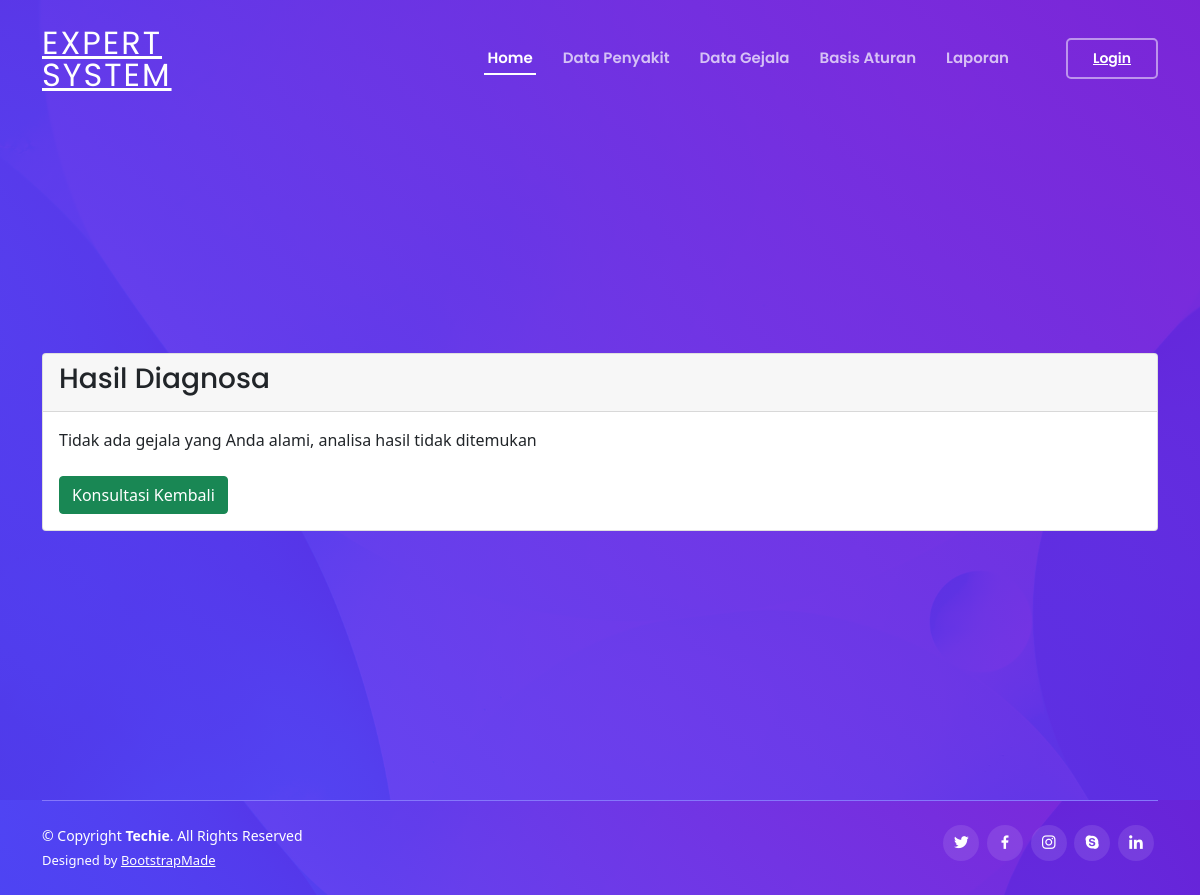
The page /index.php/konsultasi/hasil on the database as committed earlier.
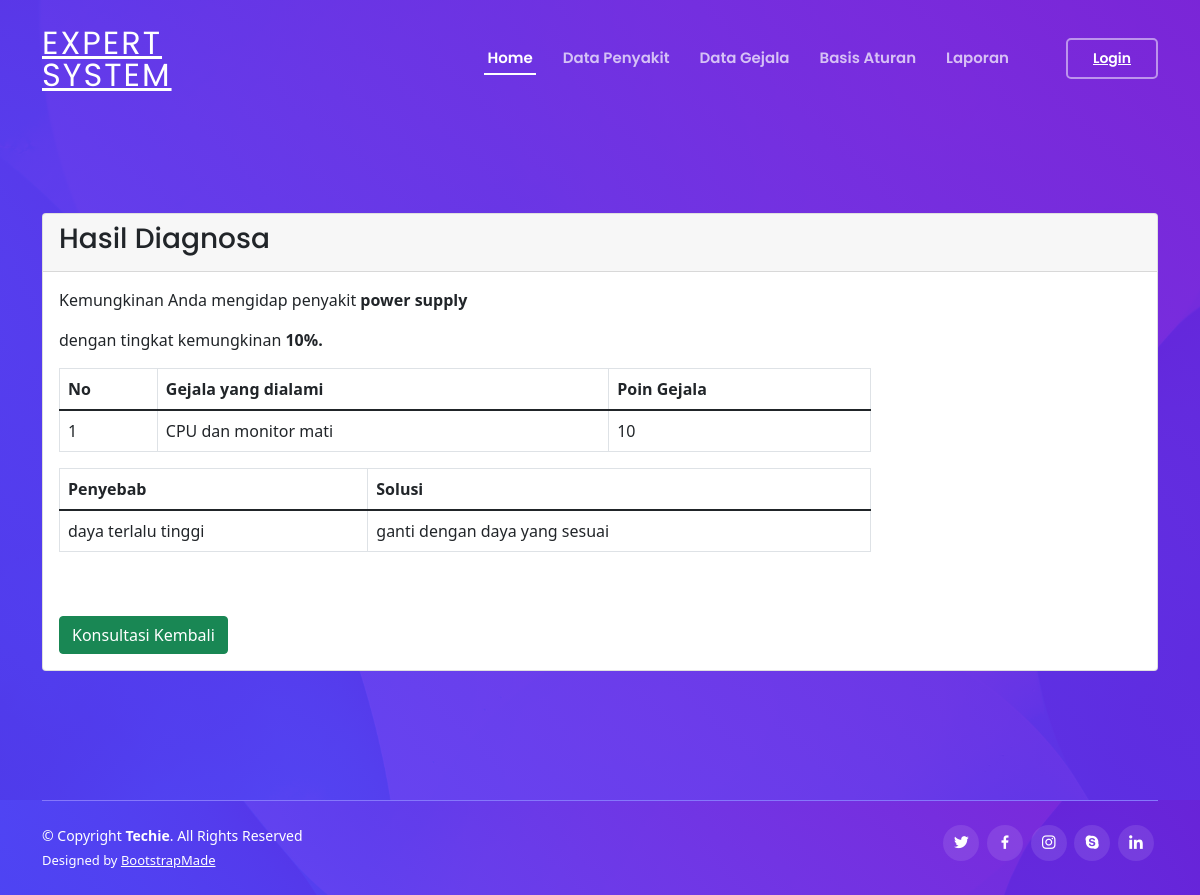
The same page on the database as committed later.
### tables this page shows
CREATE TABLE `tmp_hasil` (
  `id` int(10) NOT NULL,
  `kd_penyakit` varchar(10) NOT NULL,
  `kd_gejala` varchar(10) NOT NULL,
  `poin_gejala` double NOT NULL,
  `poin_user` double NOT NULL
);

CREATE TABLE `penyakit` (
  `kd_penyakit` varchar(10) NOT NULL,
  `nama_penyakit` varchar(50) NOT NULL,
  `penyebab` text NOT NULL,
  `solusi` text NOT NULL
);

CREATE TABLE `gejala` (
  `kd_gejala` varchar(10) NOT NULL,
  `nama_gejala` text NOT NULL,
  `poin_gejala` int(11) NOT NULL
);

### application/libraries/Template.php (called while the page is built)
<?php
class Template
{
    var $template_data = array();
    function set($name, $value)
    {
        $this->template_data[$name] = $value;
    }
    function load($template = '', $view = '', $view_data = array(), $return = FALSE)
    {
        $this->CI = &get_instance();
        $this->set('contents', $this->CI->load->view($view, $view_data, TRUE));
        return $this->CI->load->view($template, $this->template_data, $return);
    }
}

### application/controllers/konsultasi.php (called while the page is built, shortened)
<?php
class Konsultasi extends CI_Controller
{
    function hasil()
    {
        $data = array(
            'title' => 'Halaman Hasil',
            'data_hasil' => $this->M_Master->getHasil(),
            'data_ps' => $this->M_Master->getPS(),
            'data_pg' => $this->M_Master->getPG(),
            'data_gj' => $this->M_Master->getAllGejala()
        );
        $this->template->load('back/front', 'back/hasil', $data);
    }
}

### index.php (called while the page is built, shortened)
<?php
require_once BASEPATH.'core/CodeIgniter.php';

### application/models/M_Master.php (called while the page is built, shortened)
<?php
class M_Master extends CI_Model
{
    function getHasil()
    {
        return $this->db->query("select h.kd_penyakit, h.kd_gejala, h.poin_gejala,h.poin_user, g.nama_gejala from tmp_hasil as h, gejala as g where h.kd_gejala=g.kd_gejala and h.poin_gejala>'0'")->result();
    }
    function getPS()
    {
        return $this->db->query("select * from tmp_hasil as h, penyakit as p, gejala as g where h.kd_penyakit=p.kd_penyakit and h.kd_gejala=g.kd_gejala and h.poin_gejala>'0' limit 1")->result();
    }
}

### application/views/back/hasil.php (the view, shortened to what this page needs)
<link href="<?php echo base_url('assets/template/css/bootstrap-responsive.css') ?>" rel="stylesheet" />
<link href="<?php echo base_url('assets/template/vendor/bootstrap/css/bootstrap.min.css'); ?>" rel="stylesheet">
<body>
    <section id="hero" class="d-flex align-items-center">
        <div class="container">
            <div class="row">
                <div class="col-md-12">
                    <div class="card card-info">
                        <div class="card-header">
                            <h3 class="card-title">Hasil Diagnosa</h3>
                        </div>
                        <div class="card-body">
                            <div class="col-md-9">
                                <div class="form-group">
                                    <?php
                                    if (empty($data_ps)) {
                                        echo "Tidak ada gejala yang Anda alami, analisa hasil tidak ditemukan"
                                    ?>
                                    <?php } else {
                                    ?>
                                        <?php
                                        foreach ($data_ps as $row) {
                                        ?>
                                            <p>Kemungkinan Anda mengidap penyakit <b><?php echo $row->nama_penyakit; ?></b> </p>
                                        <?php
                                        }
                                        ?>
                                        <table class="table table-bordered table-stripped dataTables1">
                                            <thead>
                                                <tr>
                                                    <th>No</th>
                                                    <th>Gejala yang dialami</th>
                                                    <th>Poin Gejala</th>
                                                </tr>
                                            </thead>
                                            <tbody>
                                                <?php
                                                $no = 1;
                                                $poin = 0;
                                                if ($data_hasil) {
                                                    foreach ($data_hasil as $row) {
                                                        $poin = $poin + $row->poin_gejala / 50 * 100 / 2;
                                                ?>
                                                        <tr class="info">
                                                            <td><?php echo $no++; ?></td>
                                                            <td><?php echo $row->nama_gejala; ?></td>
                                                            <td><?php echo $row->poin_gejala; ?></td>
                                                        </tr>
                                                <?php }
                                                }
                                                ?>
                                                <p>dengan tingkat kemungkinan <b><?php echo $poin; ?>%.</b></p>
                                            </tbody>
                                        </table>
                                        <?php
                                        if ($data_ps) {
                                            foreach ($data_ps as $row) {
                                        ?>
                                                <table class="table table-bordered table-stripped dataTables1">
                                                    <thead>
                                                        <tr>
                                                            <th>Penyebab</th>
                                                            <th>Solusi</th>
                                                        </tr>
                                                    </thead>
                                                    <tbody>
                                                        <tr class="info">
                                                            <td><?php echo $row->penyebab; ?></td>
                                                            <td><?php echo $row->solusi; ?></td>
                                                        </tr>
                                                <?php }
                                        }
                                                ?>
                                                    </tbody>
                                                </table>
                                            <?php
                                        } ?>
                                            <br><br><a href="<?php echo site_url('konsultasi') ?>" class="btn btn-success btn-large">
                                                <i class="fa fa-list"></i> Konsultasi Kembali</a>
                                </div>
                            </div>
                        </div>
                    </div>
                </div>
            </div>
        </div>
    </section>
</body>
</html>

### application/views/back/front.php (shortened to what this page needs)
<!DOCTYPE html>
<html lang="en">
<head>
    <link href=<?php echo base_url("assets/template/vendor/aos/aos.css") ?> rel="stylesheet">
    <link href=<?php echo base_url("assets/template/vendor/bootstrap/css/bootstrap.min.css") ?> rel="stylesheet">
    <link href=<?php echo base_url("assets/template/vendor/bootstrap-icons/bootstrap-icons.css") ?> rel="stylesheet">
    <link href=<?php echo base_url("assets/template/vendor/boxicons/css/boxicons.min.css") ?> rel="stylesheet">
    <link href=<?php echo base_url("assets/template/vendor/glightbox/css/glightbox.min.css") ?> rel="stylesheet">
    <link href=<?php echo base_url("assets/template/vendor/swiper/swiper-bundle.min.css") ?> rel="stylesheet">
    <link href=<?php echo base_url("assets/template/css/style.css") ?> rel="stylesheet">
</head>
<body>
    <header id="header" class="fixed-top ">
        <div class="container d-flex align-items-center justify-content-between">
            <h1 class="logo"><a href="#">Expert <br>System</a></h1>
            <nav id="navbar" class="navbar">
                <ul>
                    <li><a class="nav-link scrollto active" href="#hero">Home</a></li>
                    <li><a class="nav-link scrollto" href="#about">Data Penyakit</a></li>
                    <li><a class="nav-link scrollto" href="#services">Data Gejala</a></li>
                    <li><a class="nav-link scrollto " href="#portfolio">Basis Aturan</a></li>
                    <li><a class="nav-link scrollto" href="#team">Laporan</a></li>
                    <li><a class="getstarted scrollto" href="<?= base_url('auth/proses_login') ?>">Login</a></li>
                </ul>
            </nav>
        </div>
    </header>
    <?php echo $contents; ?>
    <footer id="footer">
        <div class="container">
            <div class="copyright-wrap d-md-flex py-4">
                <div class="me-md-auto text-center text-md-start">
                    <div class="copyright">
                        &copy; Copyright <strong><span>Techie</span></strong>. All Rights Reserved
                    </div>
                    <div class="credits">
                        Designed by <a href="https://bootstrapmade.com/">BootstrapMade</a>
                    </div>
                </div>
                <div class="social-links text-center text-md-right pt-3 pt-md-0">
                    <a href="#" class="twitter"><i class="bx bxl-twitter"></i></a>
                    <a href="#" class="facebook"><i class="bx bxl-facebook"></i></a>
                    <a href="#" class="instagram"><i class="bx bxl-instagram"></i></a>
                    <a href="#" class="google-plus"><i class="bx bxl-skype"></i></a>
                    <a href="#" class="linkedin"><i class="bx bxl-linkedin"></i></a>
                </div>
            </div>
        </div>
    </footer>
</body>
</html>

### assets/template/css/style.css (style rules this page uses)
body { font-family: "Open Sans", sans-serif; color: #444444; }
a { color: #5846f9; text-decoration: none; }
h1, h2, h3, h4, h5, h6 { font-family: "Poppins", sans-serif; }
#header { transition: all 0.5s; z-index: 997; padding: 20px 0; }
#header .logo { font-size: 32px; margin: 0; padding: 0; line-height: 1; font-weight: 400; letter-spacing: 2px; text-transform: uppercase; }
#header .logo a { color: #fff; }
.navbar { padding: 0; }
.navbar ul { margin: 0; padding: 0; display: flex; list-style: none; align-items: center; }
.navbar li { position: relative; }
.navbar > ul > li { padding: 10px 0 10px 24px; }
.navbar a, .navbar a:focus { display: flex; align-items: center; justify-content: space-between; padding: 0 3px; font-family: "Poppins", sans-serif; font-size: 15px; font-weight: 600; color: rgba(255, 255, 255, 0.7); white-space: nowrap; transition: 0.3s; position: relative; }
.navbar > ul > li > a:before { content: ""; position: absolute; width: 100%; height: 2px; bottom: -5px; left: 0; background-color: #fff; visibility: hidden; width: 0px; transition: all 0.3s ease-in-out 0s; }
.navbar a:hover:before, .navbar li:hover > a:before, .navbar .active:before { visibility: visible; width: 100%; }
.navbar a:hover, .navbar .active, .navbar .active:focus, .navbar li:hover > a { color: #fff; }
.navbar .getstarted, .navbar .getstarted:focus { padding: 8px 25px; margin-left: 30px; border-radius: 5px; color: #fff; transition: 0.3s; font-size: 14px; font-weight: 600; border: 2px solid rgba(255, 255, 255, 0.5); }
.navbar .getstarted:before, .navbar li:hover > .getstarted:before { visibility: hidden; }
#hero { width: 100%; height: 100vh; background: linear-gradient(45deg, rgba(86, 58, 250, 0.9) 0%, rgba(116, 15, 214, 0.9) 100%), url("../img/hero-bg.jpg") center center no-repeat; background-size: cover; }
#hero .container, #hero .container-fluid { padding-top: 84px; }
@media (min-width: 1200px) { #hero { background-attachment: fixed; } }
section { padding: 100px 0; overflow: hidden; }
#footer { color: #fff; font-size: 14px; background: linear-gradient(45deg, rgba(86, 58, 250, 0.9) 0%, rgba(116, 15, 214, 0.9) 100%), url("../img/hero-bg.jpg") center center no-repeat; background-size: cover; }
#footer .copyright-wrap { border-top: 1px solid #8577fb; }
#footer .credits { padding-top: 5px; font-size: 13px; color: #fff; }
#footer .credits a { color: #fff; }
#footer .social-links a { font-size: 18px; display: inline-block; background: rgba(255, 255, 255, 0.1); color: #fff; line-height: 1; padding: 8px 0; margin-right: 4px; border-radius: 50%; text-align: center; width: 36px; height: 36px; transition: 0.3s; }

Rows that differ between the two databases and show on the page:
added tmp_hasil: kd_penyakit.nama_penyakit "power supply", kd_gejala.nama_gejala "CPU dan monitor mati", poin_gejala "10", kd_penyakit.penyebab "daya terlalu tinggi", kd_penyakit.solusi "ganti dengan daya yang sesuai"
Other text that changed with them:
$poin: (not shown) → "10"
text no longer shown: "Tidak ada gejala yang Anda alami, analisa hasil tidak ditemukan"
text now shown: "No Gejala yang dialami Poin Gejala dengan tingkat kemungkinan %."
